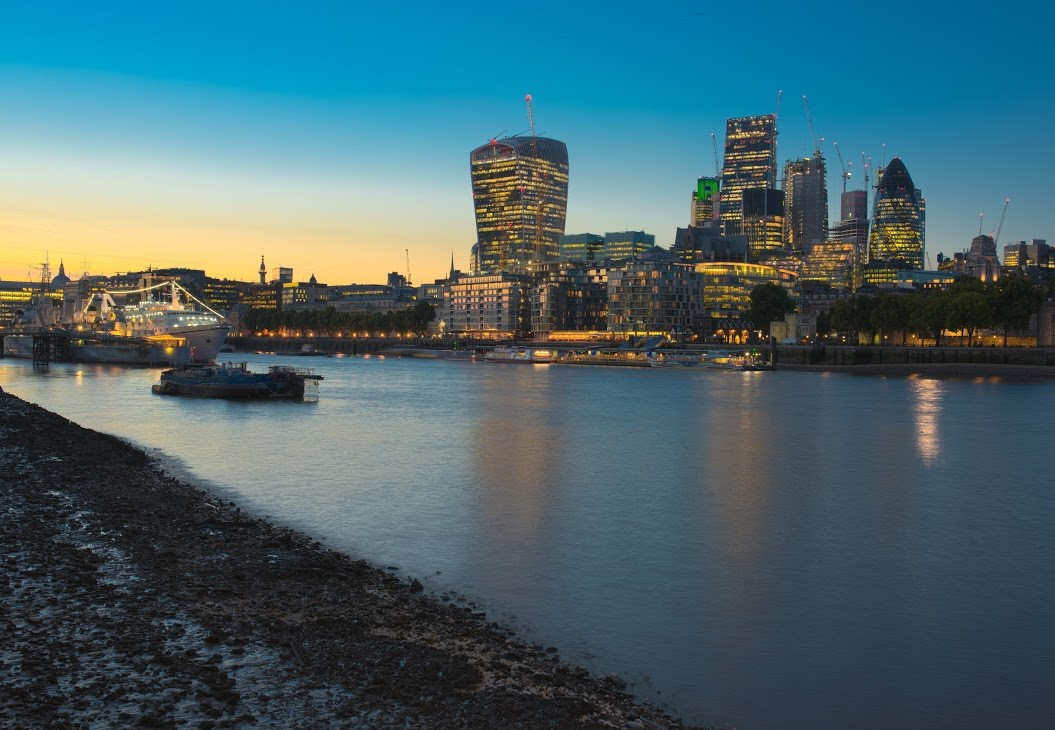
#> input picture week6/examples/london.jpg, 1055 x 730 px
$ python week6_example7.py
#> lines starting #> are read from the running program, lines starting #| are printed output that depends on the picture
# Week6, Example7

from PIL import Image, ImageDraw, ImageFont

# Load the image.
myimage = Image.open("london.jpg")
#> myimage is the input picture: PIL image 1055x730 RGB; mean R, G, B 71.4, 101.1, 109

# Load a font (The arial font from Windows)
myfont = ImageFont.truetype("arial.ttf", size=24)

# Get a drawing layer to draw on London
dl = ImageDraw.Draw(myimage)

# Draw text in the bottom left.
dl.text((10, myimage.height - 50), "London, England",
        font=myfont)

# Show the image
myimage.show()
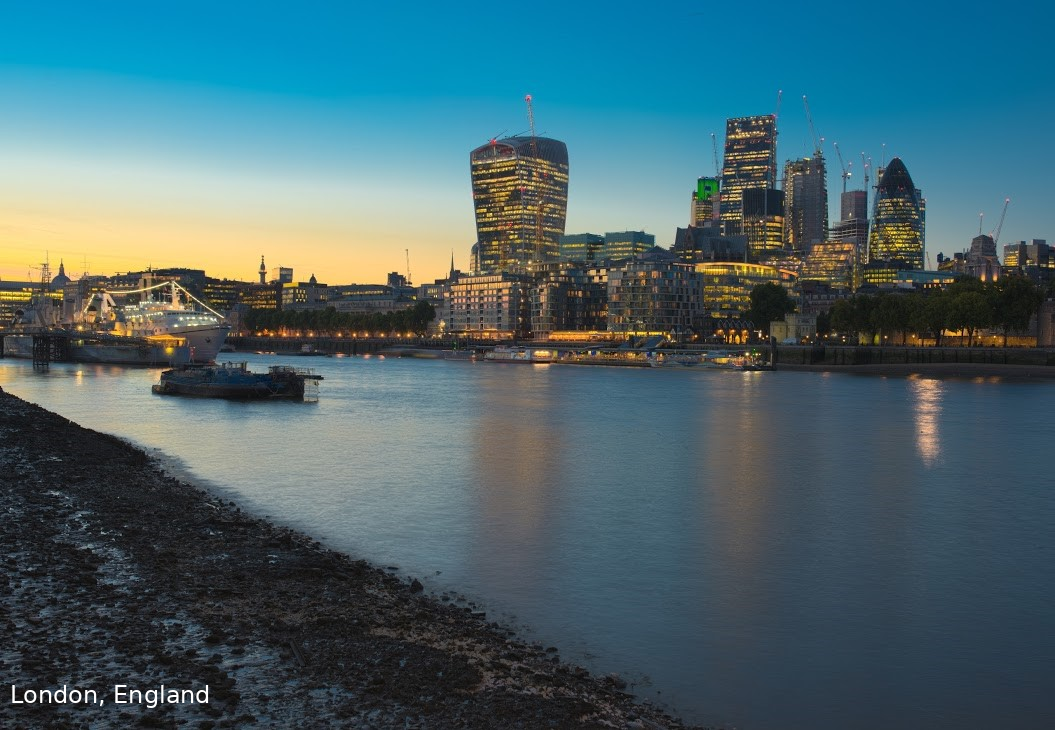
#> shown: PIL image 1055x730 RGB; mean R, G, B 71.7, 101.4, 109.3
